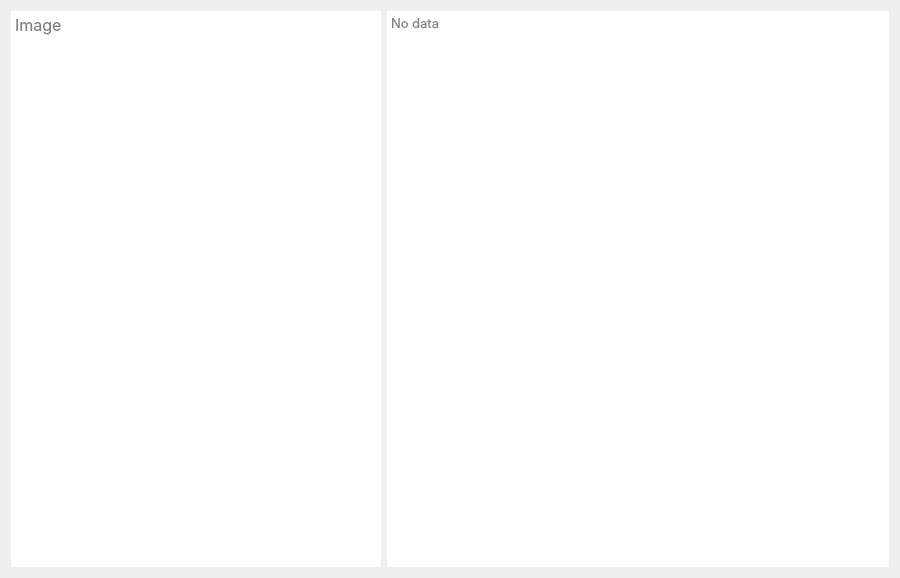
<?xml version="1.0" encoding="UTF-8"?>
<ui version="4.0">
 <class>AboutBook</class>
 <widget class="QWidget" name="AboutBook">
  <property name="windowModality">
   <enum>Qt::WindowModality::ApplicationModal</enum>
  </property>
  <property name="geometry">
   <rect>
    <x>0</x>
    <y>0</y>
    <width>900</width>
    <height>578</height>
   </rect>
  </property>
  <property name="minimumSize">
   <size>
    <width>700</width>
    <height>578</height>
   </size>
  </property>
  <property name="maximumSize">
   <size>
    <width>1000</width>
    <height>578</height>
   </size>
  </property>
  <property name="font">
   <font>
    <family>Inter</family>
    <pointsize>12</pointsize>
    <hintingpreference>PreferFullHinting</hintingpreference>
   </font>
  </property>
  <property name="windowTitle">
   <string>Form</string>
  </property>
  <layout class="QHBoxLayout" name="horizontalLayout">
   <item>
    <widget class="QTextBrowser" name="cover">
     <property name="sizePolicy">
      <sizepolicy hsizetype="Maximum" vsizetype="Expanding">
       <horstretch>0</horstretch>
       <verstretch>0</verstretch>
      </sizepolicy>
     </property>
     <property name="minimumSize">
      <size>
       <width>370</width>
       <height>0</height>
      </size>
     </property>
     <property name="maximumSize">
      <size>
       <width>370</width>
       <height>16777215</height>
      </size>
     </property>
     <property name="frameShape">
      <enum>QFrame::Shape::NoFrame</enum>
     </property>
     <property name="markdown">
      <string/>
     </property>
     <property name="html">
      <string>&lt;!DOCTYPE HTML PUBLIC &quot;-//W3C//DTD HTML 4.0//EN&quot; &quot;http://www.w3.org/TR/REC-html40/strict.dtd&quot;&gt;
&lt;html&gt;&lt;head&gt;&lt;meta name=&quot;qrichtext&quot; content=&quot;1&quot; /&gt;&lt;meta charset=&quot;utf-8&quot; /&gt;&lt;style type=&quot;text/css&quot;&gt;
p, li { white-space: pre-wrap; }
hr { height: 1px; border-width: 0; }
li.unchecked::marker { content: &quot;\2610&quot;; }
li.checked::marker { content: &quot;\2612&quot;; }
&lt;/style&gt;&lt;/head&gt;&lt;body style=&quot; font-family:'Inter'; font-size:12pt; font-weight:400; font-style:normal;&quot;&gt;
&lt;p style=&quot;-qt-paragraph-type:empty; margin-top:0px; margin-bottom:0px; margin-left:0px; margin-right:0px; -qt-block-indent:0; text-indent:0px;&quot;&gt;&lt;br /&gt;&lt;/p&gt;&lt;/body&gt;&lt;/html&gt;</string>
     </property>
     <property name="placeholderText">
      <string>Image</string>
     </property>
    </widget>
   </item>
   <item>
    <widget class="QTextBrowser" name="textBrowser">
     <property name="font">
      <font>
       <family>Inter</family>
       <pointsize>10</pointsize>
       <stylestrategy>PreferAntialias</stylestrategy>
       <hintingpreference>PreferFullHinting</hintingpreference>
      </font>
     </property>
     <property name="contextMenuPolicy">
      <enum>Qt::ContextMenuPolicy::NoContextMenu</enum>
     </property>
     <property name="frameShape">
      <enum>QFrame::Shape::NoFrame</enum>
     </property>
     <property name="autoFormatting">
      <set>QTextEdit::AutoFormattingFlag::AutoNone</set>
     </property>
     <property name="html">
      <string>&lt;!DOCTYPE HTML PUBLIC &quot;-//W3C//DTD HTML 4.0//EN&quot; &quot;http://www.w3.org/TR/REC-html40/strict.dtd&quot;&gt;
&lt;html&gt;&lt;head&gt;&lt;meta name=&quot;qrichtext&quot; content=&quot;1&quot; /&gt;&lt;meta charset=&quot;utf-8&quot; /&gt;&lt;style type=&quot;text/css&quot;&gt;
p, li { white-space: pre-wrap; }
hr { height: 1px; border-width: 0; }
li.unchecked::marker { content: &quot;\2610&quot;; }
li.checked::marker { content: &quot;\2612&quot;; }
&lt;/style&gt;&lt;/head&gt;&lt;body style=&quot; font-family:'Inter'; font-size:10pt; font-weight:400; font-style:normal;&quot;&gt;
&lt;p style=&quot;-qt-paragraph-type:empty; margin-top:0px; margin-bottom:0px; margin-left:0px; margin-right:0px; -qt-block-indent:0; text-indent:0px;&quot;&gt;&lt;br /&gt;&lt;/p&gt;&lt;/body&gt;&lt;/html&gt;</string>
     </property>
     <property name="placeholderText">
      <string>No data</string>
     </property>
     <property name="source">
      <url>
       <string>about:blank</string>
      </url>
     </property>
     <property name="openLinks">
      <bool>true</bool>
     </property>
    </widget>
   </item>
  </layout>
 </widget>
 <resources/>
 <connections/>
</ui>
